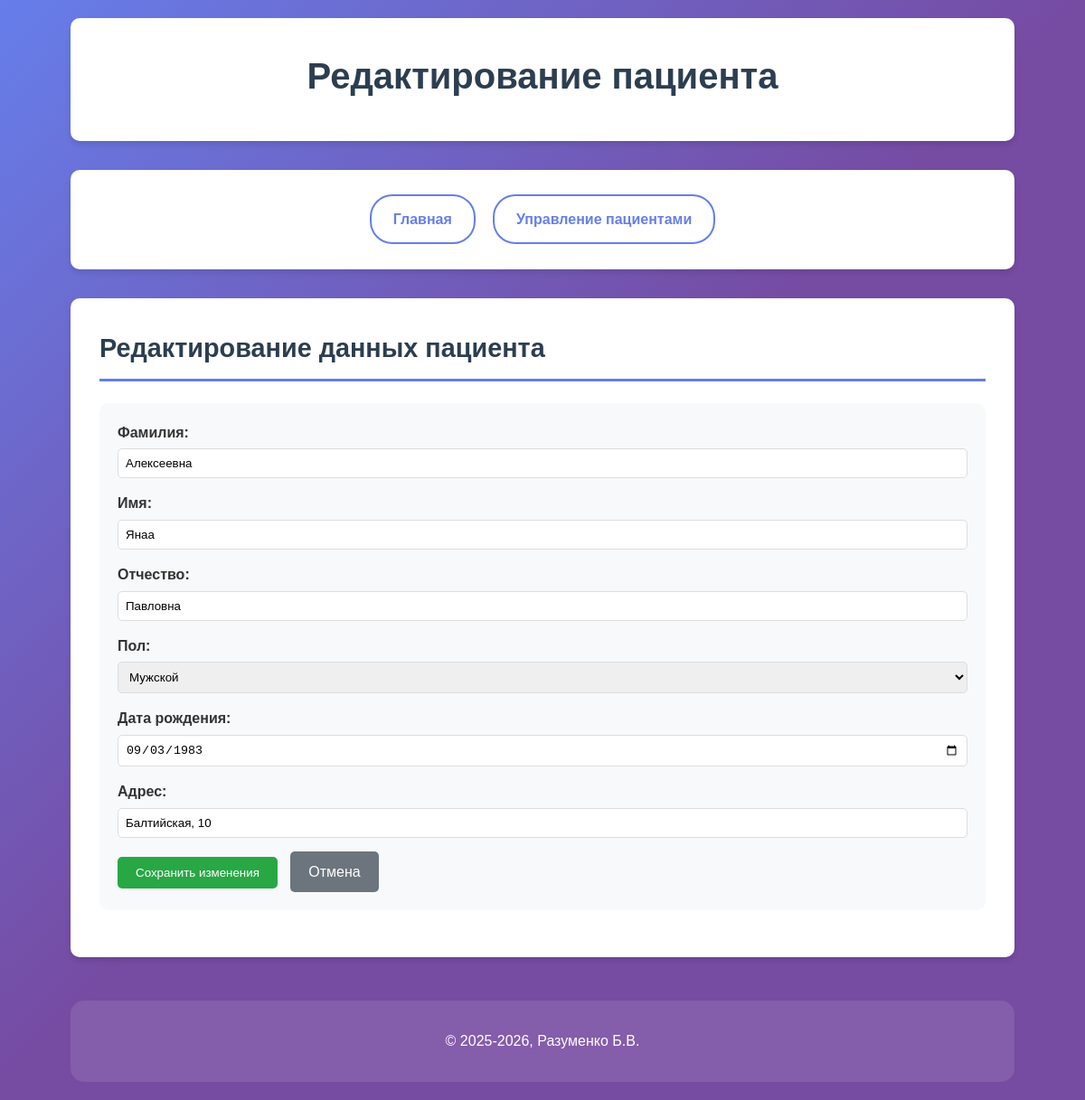
Screenshot of /patient_edit.php?id=9 with the database file from the repository.
### tables this page shows
CREATE TABLE `Patient` (
  `IND` int(11) UNSIGNED NOT NULL,
  `Surname` varchar(255) NOT NULL,
  `Name` varchar(255) NOT NULL,
  `Patronymic` varchar(255) NOT NULL,
  `Gender` int(11) UNSIGNED DEFAULT NULL,
  `Birth` date DEFAULT NULL,
  `Address` varchar(255) NOT NULL
);

### patient_edit.php (the view, shortened to what this page needs)
<?php
$conn = new mysqli("localhost", "root", "", "med_coop");
$patient = null;
$id = isset($_GET['id']) ? intval($_GET['id']) : (isset($_POST['id']) ? intval($_POST['id']) : 0);
if ($id > 0) {
    $sql = "SELECT * FROM Patient WHERE IND = $id";
    $result = $conn->query($sql);
    if ($result && $result->num_rows > 0) {
        $patient = $result->fetch_assoc();
    }
}
?>
<!DOCTYPE html>
<html lang="ru">
<head>
    <link rel="stylesheet" href="style.css">
</head>
<body>
    <div class="container">
        <header class="header">
            <h1>Редактирование пациента</h1>
        </header>
        <nav class="nav-menu">
            <ul class="main-nav">
                <li><a href="index.php">Главная</a></li>
                <li><a href="patient_manage.php">Управление пациентами</a></li>
            </ul>
        </nav>
        <section class="content-section">
            <?php if ($patient): ?>
                <h2>Редактирование данных пациента</h2>
                <div style="background: #f8f9fa; padding: 20px; border-radius: 10px; margin: 20px 0;">
                    <form method="POST" action="patient_edit.php">
                        <div style="margin-bottom: 15px;">
                            <label style="display: block; margin-bottom: 5px; font-weight: bold;">Фамилия:</label>
                            <input type="text" name="surname" value="<?php echo $patient['Surname']; ?>" required style="width: 100%; padding: 8px; border: 1px solid #ddd; border-radius: 5px;">
                        </div>
                        <div style="margin-bottom: 15px;">
                            <label style="display: block; margin-bottom: 5px; font-weight: bold;">Имя:</label>
                            <input type="text" name="name" value="<?php echo $patient['Name']; ?>" required style="width: 100%; padding: 8px; border: 1px solid #ddd; border-radius: 5px;">
                        </div>
                        <div style="margin-bottom: 15px;">
                            <label style="display: block; margin-bottom: 5px; font-weight: bold;">Отчество:</label>
                            <input type="text" name="patronymic" value="<?php echo $patient['Patronymic']; ?>" required style="width: 100%; padding: 8px; border: 1px solid #ddd; border-radius: 5px;">
                        </div>
                        <div style="margin-bottom: 15px;">
                            <label style="display: block; margin-bottom: 5px; font-weight: bold;">Пол:</label>
                            <select name="gender" required style="width: 100%; padding: 8px; border: 1px solid #ddd; border-radius: 5px;">
                                <?php
                                $result = $conn->query("SELECT * FROM Gender");
                                while($row = $result->fetch_assoc()) {
                                    $selected = ($row['IND'] == $patient['Gender']) ? 'selected' : '';
                                    echo "<option value='{$row['IND']}' $selected>{$row['Naming']}</option>";
                                }
                                ?>
                            </select>
                        </div>
                        <div style="margin-bottom: 15px;">
                            <label style="display: block; margin-bottom: 5px; font-weight: bold;">Дата рождения:</label>
                            <input type="date" name="birth" value="<?php echo $patient['Birth']; ?>" required style="width: 100%; padding: 8px; border: 1px solid #ddd; border-radius: 5px;">
                        </div>
                        <div style="margin-bottom: 15px;">
                            <label style="display: block; margin-bottom: 5px; font-weight: bold;">Адрес:</label>
                            <input type="text" name="address" value="<?php echo $patient['Address']; ?>" required style="width: 100%; padding: 8px; border: 1px solid #ddd; border-radius: 5px;">
                        </div>
                        <button type="submit" style="background: #28a745; color: white; padding: 10px 20px; border: none; border-radius: 5px; cursor: pointer;">Сохранить изменения</button>
                        <a href="patient_manage.php" style="background: #6c757d; color: white; padding: 10px 20px; border-radius: 5px; text-decoration: none; display: inline-block; margin-left: 10px;">Отмена</a>
                    </form>
                </div>
            <?php endif; ?>
        </section>
        <footer class="footer">
            <p>© 2025-2026, Разуменко Б.В.</p>
        </footer>
    </div>
</body>
</html>

### style.css (style rules this page uses)
* { margin: 0; padding: 0; box-sizing: border-box; }
body { font-family: 'Arial', sans-serif; line-height: 1.6; background: linear-gradient(135deg, #667eea 0%, #764ba2 50%); background-attachment: fixed; color: #333; min-height: 100vh; padding: 20px; }
.container { width: 90%; max-width: 1400px; margin: 0 auto; }
.header { background: white; padding: 2rem; text-align: center; border-radius: 10px; margin-bottom: 2rem; box-shadow: 0 4px 6px rgba(0,0,0,0.1); }
.header h1 { font-size: 2.5rem; margin-bottom: 0.5rem; color: #2c3e50; }
.nav-menu { background: white; padding: 1.5rem; border-radius: 10px; margin-bottom: 2rem; box-shadow: 0 4px 6px rgba(0,0,0,0.1); }
.main-nav { list-style: none; display: flex; flex-wrap: wrap; gap: 0.8rem; justify-content: center; }
.main-nav li { margin: 0.2rem; }
.main-nav a { text-decoration: none; color: #667eea; padding: 0.8rem 1.5rem; border: 2px solid #667eea; border-radius: 25px; font-weight: 600; background: white; display: block; transition: all 0.2s ease; }
.content-section { background: white; padding: 2rem; border-radius: 10px; margin-bottom: 2rem; box-shadow: 0 4px 6px rgba(0,0,0,0.1); }
.content-section h2 { color: #2c3e50; margin-bottom: 1.5rem; border-bottom: 3px solid #667eea; padding-bottom: 0.7rem; font-size: 1.8rem; }
.footer { text-align: center; margin-top: 3rem; padding: 2rem; color: white; background: rgba(255, 255, 255, 0.1); border-radius: 15px; }

### rows the page displays
patient: surname "Алексеевна", name "Янаа", patronymic "Павловна", birth "09/03/1983", address "Балтийская, 10"

### other values shown
form field gender "Мужской"
